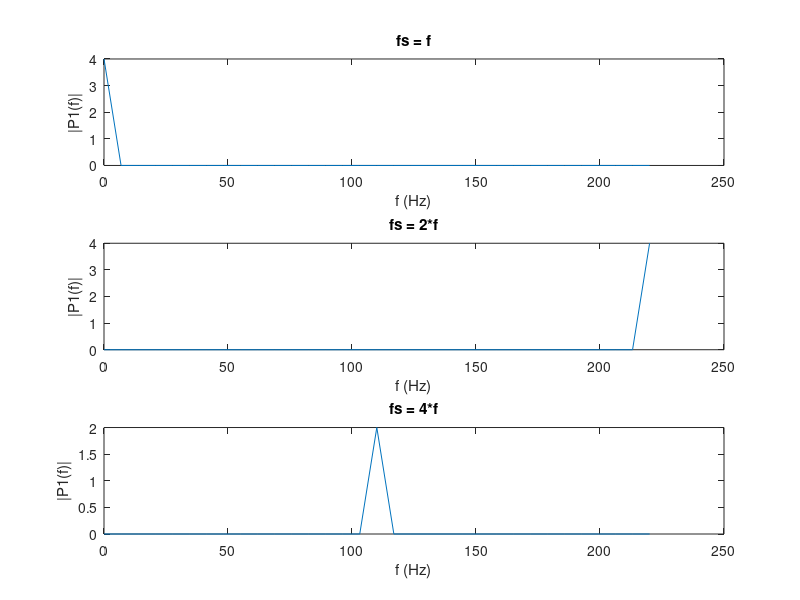
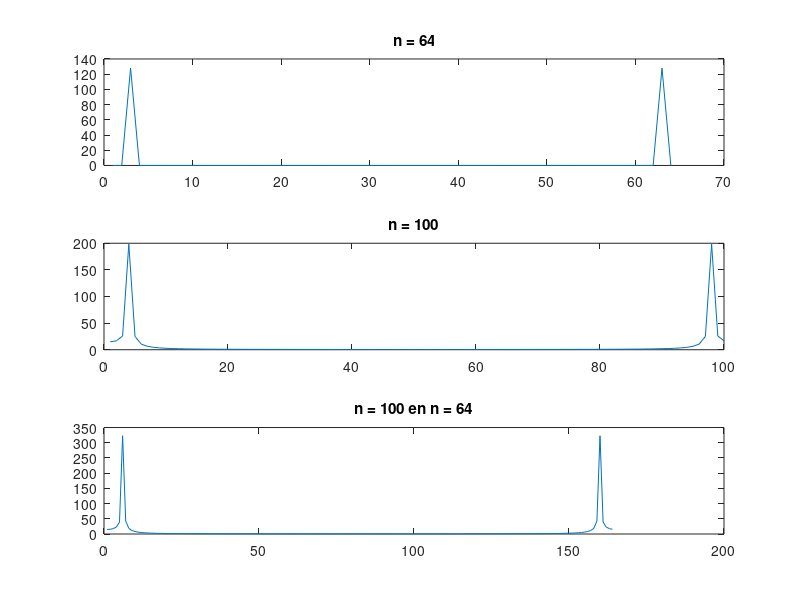
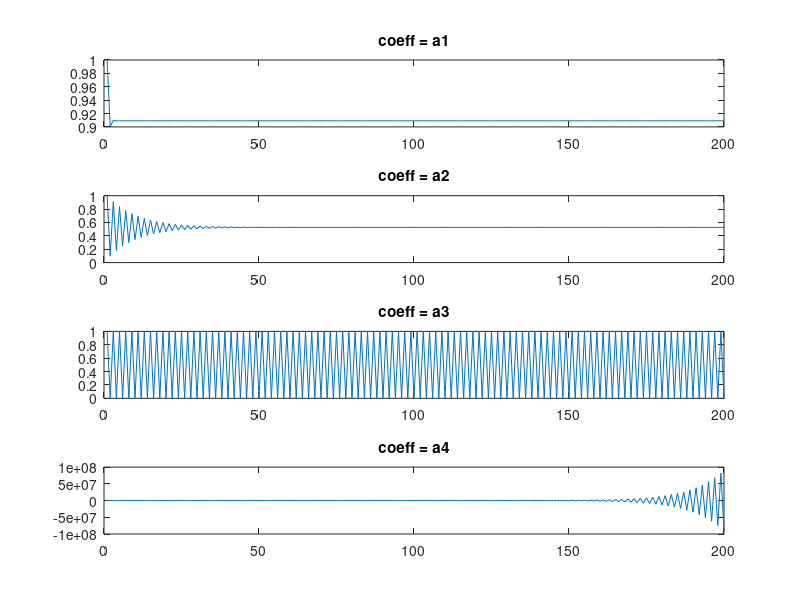
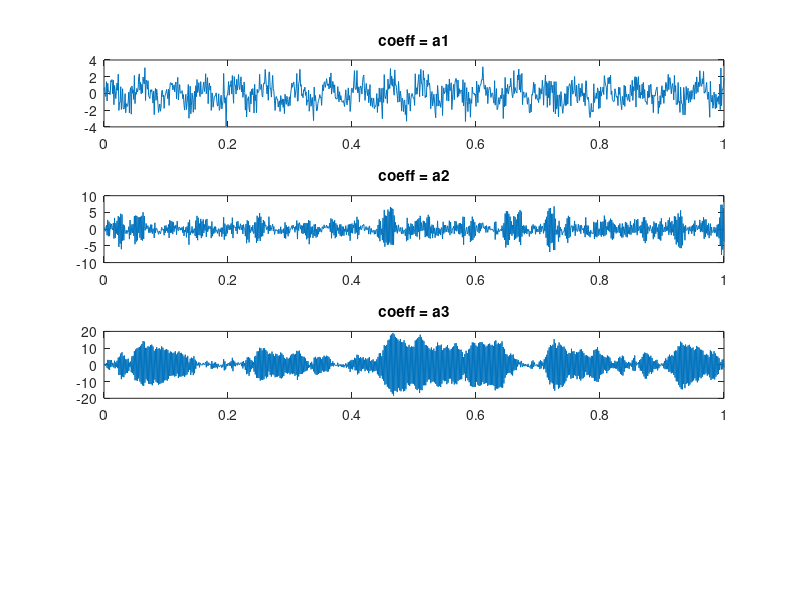

Write the MATLAB code that produced these figures, in order. (Note: this script raises an error after producing the figures.)
%% Thijs Vercammen
%% r0638823
%% Digitale signaalverwerking
%% Labo B
%% De hoofdstuk nummers van het verslag komen overeen met
%% de nummers in het matlab bestand.
%% =======================================================

%% 1 Fast Fourier Transform (2.9)
%% ------------------------------
%% 1.1
%% ----------------------------
f = 440;
r = 4;
n = 64;
fs1 = f;
fs2 = 2*f;
fs3 = 4*f;

t1 = [0:1/fs1:(n-1)/fs1];
t2 = [0:1/fs2:(n-1)/fs2];
t3 = [0:1/fs3:(n-1)/fs3];

a1 = r*cos(2*pi*f*t1);
a2 = r*cos(2*pi*f*t2);
a3 = r*cos(2*pi*f*t3);
figure(1)

% fs = f
P2 = abs(fft(a1)/n);
P1 = P2(1:n/2+1);
p = fs1*(0:(n/2))/n;
subplot(3,1,1);
plot(p,P1);
title('fs = f');
xlabel('f (Hz)');
ylabel('|P1(f)|');

% fs = 2*f
P2 = abs(fft(a2)/n);
P1 = P2(1:n/2+1);
p = fs1*(0:(n/2))/n;
subplot(3,1,2)
plot(p,P1);
title('fs = 2*f');
xlabel('f (Hz)');
ylabel('|P1(f)|');

% fs = 4*f
P2 = abs(fft(a3)/n);
P1 = P2(1:n/2+1);
p = fs1*(0:(n/2))/n;
subplot(3,1,3)
plot(p,P1);
title('fs = 4*f');
xlabel('f (Hz)');
ylabel('|P1(f)|');

%% 1.2
%% ---------------
fs4 = 32*f;
n2 = 100;
t4 = [0:1/fs4:(n-1)/fs4];
t5 = [0:1/fs4:(n2-1)/fs4];
a4 = r*cos(2*pi*f*t4);
a5 = r*cos(2*pi*f*t5);
fft4 = fft(a4);
fft5 = fft(a5);
fft6 = fft([a4,a5]);
figure(2)

% 64 samples
subplot(3,1,1);
plot(abs(fft4));
title('n = 64');

% 100 samples
subplot(3,1,2);
plot(abs(fft5));
title('n = 100');

% 64 en 100 samples samen gevoegd
subplot(3,1,3);
plot(abs(fft6));
title('n = 100 en n = 64');
%% 2 Windowing (2.10)
%%-------------------
%% 2.1
%% ------------------
% wvtool(hanning(72));
% wvtool(hamming(72));
% wvtool(rectwin(72));

%% 2.3
%% ----------------
han3 = abs(fft5).*hanning(n2).';
ham3 = abs(fft5).*hamming(n2).';
box3 = abs(fft5).*rectwin(n2).';
% wvtool(han3);
% wvtool(ham3);
% wvtool(box3);

%% 2.4
%% ------------
delta = 400;
f1 = 1000;
f2 = f1 + delta;
fs = 8192;
t = [0:1/fs:(n2-1)/fs];
x1 = sin(2*pi*f1*t);
x2 = 0.1*sin(2*pi*f2*t);
x = x1 + x2

xhann = x.*hanning(n2).';
xhamm = x.*hamming(n2).';
xboxc = x.*rectwin(n2).';
% wvtool(xhann);
% wvtool(xhamm);
% wvtool(xboxc);

%% 3 Ruis, Windowing en interpolatie (2.11)
%%-----------------------------------------
%% 3.2
%% ----------------------------------------
noise = randn();
xn = x1 + x2 + (0.1*noise);
xnhann = xn.*hanning(n2).';
xnhamm = xn.*hamming(n2).';
xnboxc = xn.*rectwin(n2).';
% wvtool(xnhann);
% wvtool(xnhamm);
% wvtool(xnboxc);

%% 3.3
%% --------------
t = [0:1/fs:(512-1)/fs];
padding = zeros(1,512-n2);
y1 = [xn.*hanning(n2).',padding];
y2 = [xn.*hamming(n2).',padding];
y3 = [xn.*rectwin(n2).',padding];
% wvtool(y1);
% wvtool(y2);
% wvtool(y3);
%% 4 Eerste orde IIR filter (3.4)
%%-------------------------------
%% 4.5
%% ------------------------------
x = ones(1,200);
a1 = 0.1;
a2 = 0.9;
a3 = 1;
a4 = 1.1;
teller = 1;
figure(18)

%berekenen filter a1:
noemer1 = [1 a1];
y = filter(teller,noemer1,x);
subplot(4,1,1)
plot(y)
title('coeff = a1');

%berekenen filter a2:
noemer2 = [1 a2];
y = filter(teller,noemer2,x);
subplot(4,1,2)
plot(y)
title('coeff = a2');

%berekenen filter a3:
noemer3 = [1 a3];
y = filter(teller,noemer3,x);
subplot(4,1,3)
plot(y)
title('coeff = a3');

%berekenen filter a4:
noemer4 = [1 a4];
y = filter(teller,noemer4,x);
subplot(4,1,4)
plot(y)
title('coeff = a4');

%% 4.6
%% --------------------------
fs = 1000;
p = 20;
t = [0:1/fs:1];
n = randn(1,fs+1);
x = sin(2*pi*p*t) + n;
figure(19)

%berekenen filter a1:
y = filter(1, noemer1,x);
subplot(4,1,1)
plot(t,y)
title('coeff = a1');

%berekenen filter a2:
y = filter(1, noemer2,x);
subplot(4,1,2)
plot(t,y)
title('coeff = a2');

%berekenen filter a3:
y = filter(1, noemer3,x);
subplot(4,1,3)
plot(t,y)
title('coeff = a3');

%berekenen filter a4:
y = filter(1, noemer4,x);
subplot(4,1,4)
plot(t,y)
title('coeff = a4');
%% 4.8
%% --------------
% figure(20)
% zplane(1,noemer1)
% figure(21)
% zplane(1,noemer2)
% figure(23)
% zplane(1,noemer3)
% figure(24)
% zplane(1,noemer4)
% figure(25)
% freqz(1,noemer1)
% figure(26)
% freqz(1,noemer2)
% figure(27)
% freqz(1,noemer3)
% figure(28)
% freqz(1,noemer4)

%% 5 Tweede orde IIR filter (3.5)
%% ---------------------------
a1 = -0.96;
a2 = 0.25;

teller = [1 0 0];
noemer = [1 a1 a2];

%% 5.1
%% -----------------------
% polen 2de orde IIR filter
p_f = roots(noemer)

%% 5.2
%% -----------------------
% frequentie weergave 2de orde IIR filter
figure(29)
freqz(teller,noemer)

%% 5.3
%% -----------------------
%beeld polen/zeros af in het z vlak
figure(30)
zplane(teller,noemer)

%% 5.9
%% -----------------------
% r laten evolueren naar 1
r1 = 0.9; 
r2 = 0.99;
theta = 0.2838 %26.16 graden in radialen

% frequentie weergave r = 0.9
z1 = r1*exp(j*theta)
z2 = conj(z1)
noemer = poly([z1,z2])
figure(31)
freqz(1,noemer);
title('r is 0.9');

% frequentie weergave r = 0.99
z1 = r2*exp(j*theta)
z2 = conj(z1)
noemer = poly([z1,z2])
figure(32)
freqz(1,noemer);
title('r is 0.99');

%% 5.10
%% -----------------------
% theta laten evolueren naar 180 graden
theta1 = 0;
theta2 = pi/2;
theta3 = pi;
r = 0.5;

% frequentie weergave theta = 0
z1 = r*exp(j*theta1)
z2 = conj(z1)
noemer = poly([z1,z2])
figure(33)
freqz(1,noemer);
title('theta is 0 graden');

% frequentie weergave theta = 90 graden
z1 = r*exp(j*theta2)
z2 = conj(z1)
noemer = poly([z1,z2])
figure(34)
freqz(1,noemer);
title('theta is 90 graden');

% frequentie weergave theta = 180 graden
z1 = r*exp(j*theta3)
z2 = conj(z1)
noemer = poly([z1,z2])
figure(35)
freqz(1,noemer);
title('theta is 180 graden');

%% 5.11
%% -----------------------
% stap en impulsrespontie 2de orde IIR-netwerk
b1= 0.5;
b2= 0.25;
noemer = [1 b1 b2];

figure(36)
dstep(1,noemer);
title('Stapresponsie van IIR')
figure(37)
dimpulse(1,noemer);
title('Impulsresponsie van IIR')

%% 6 Tweede orde FIR filter (3.6)
%% ---------------------------
b1= 0.5;
b2= 0.25;

teller = [1 b1 b2];
noemer = [1 0 0];

% polen 2de orde FIR filter
z_f = roots(teller)

%% 6.1
%% -----------------------
% frequentie weergave 2de orde FIR filter
figure(38)
freqz(teller,noemer)

% beeld polen/zeros af in het z vlak
figure(39)
zplane(teller,noemer)

%% 6.5
%% -----------------------
% r laten evolueren naar 1
r1 = 0.9; 
r2 = 0.99;
theta = 1.0472 %26.16 graden in radialen

% frequentie weergave r = 0.9
z1 = r1*exp(j*theta)
z2 = conj(z1)
teller = poly([z1,z2])
figure(40)
freqz(teller,noemer);
title('r is 0.9');

% frequentie weergave r = 0.99
z1 = r2*exp(j*theta)
z2 = conj(z1)
teller = poly([z1,z2])
figure(41)
freqz(teller,noemer);
title('r is 0.99');

%% 6.6
%% -----------------------
% theta laten evolueren naar 180 graden
theta1 = 0;
theta2 = pi/2;
theta3 = pi;
r = 0.5;

% frequentie weergave theta = 0
z1 = r*exp(j*theta1)
z2 = conj(z1)
teller = poly([z1,z2])
figure(42)
freqz(teller,noemer);
title('theta is 0 graden');

% frequentie weergave theta = 90 graden
z1 = r*exp(j*theta2)
z2 = conj(z1)
teller = poly([z1,z2])
figure(43)
freqz(teller,noemer);
title('theta is 90 graden');

% frequentie weergave theta = 180 graden
z1 = r*exp(j*theta3)
z2 = conj(z1)
teller = poly([z1,z2])
figure(44)
freqz(teller,noemer);
title('theta is 180 graden');

%% 6.7
%% -----------------------
% stap en impulsrespontie 2de orde IIR-netwerk
teller = [1 b1 b2];
noemer = [1 0 0];

figure(45)
dstep(teller,noemer);
title('Stapresponsie van FIR')
figure(46)
dimpulse(teller,noemer);
title('Impulsresponsie van FIR')
